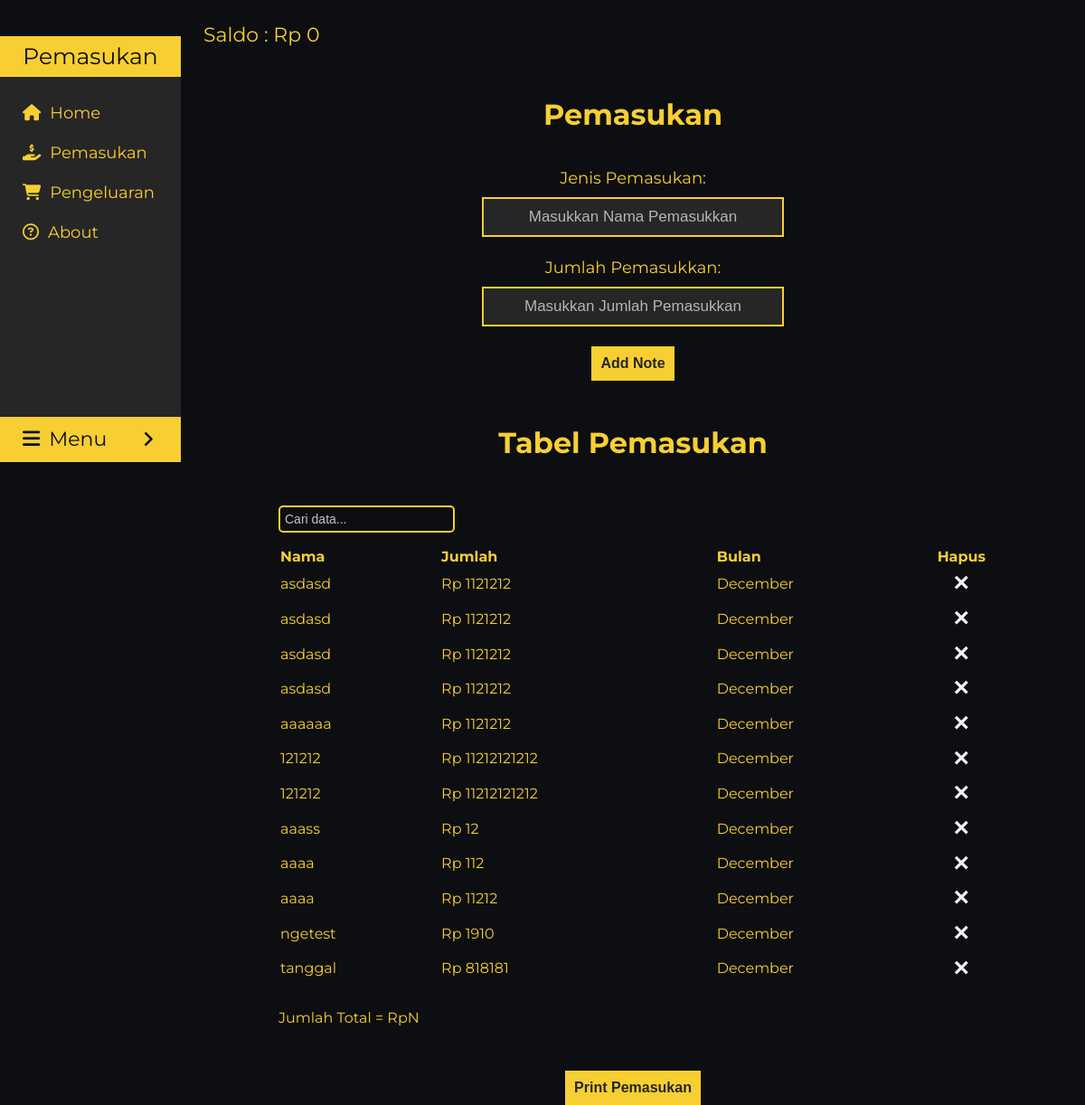
Screenshot of /pemasukan (signed in) with the database file from the repository.
### DUIT/models.py (models this page shows)
class Note(db.Model):
    id = db.Column(db.Integer, primary_key=True)
    data = db.Column(db.String(10000))
    jumlah = db.Column(db.Integer())
    date = db.Column(db.DateTime(timezone=True), default=func.now())
    user_id = db.Column(db.Integer, db.ForeignKey('user.id'))

### DUIT/views.py (the view, shortened to what this page needs)
@views.route('/pemasukan', methods=['GET', 'POST'])
@login_required
def pemasukan_input():
    return render_template("pemasukan.html", user=current_user)

### DUIT/__init__.py (called while the page is built)
def create_app():
    app = Flask(__name__)
    app.config['SECRET_KEY'] = 'LaptopAsus2022'
    app.config['SQLALCHEMY_DATABASE_URI'] = f'sqlite:///{DB_NAME}'
    db.init_app(app)
    from .views import views
    from .auth import auth
    app.register_blueprint(views, url_prefix='/')
    app.register_blueprint(auth, url_prefix='/')
    from .models import User, Note, Note1
    login_manager = LoginManager()
    login_manager.login_view = 'auth.login'
    login_manager.init_app(app)
    @login_manager.user_loader
    def load_user(id):
        return User.query.get(int(id))
    with app.app_context():
        db.create_all()
    return app

### DUIT/templates/pemasukan.html (shortened to what this page needs)
<!DOCTYPE html>
<html lang="en" dir="ltr">
<head>
  <link rel="stylesheet" href="{{ url_for('static', filename='css/style_Main.css') }}">
  <link rel="stylesheet" href="https://cdnjs.cloudflare.com/ajax/libs/font-awesome/5.15.3/css/all.min.css" />
  <link href='https://unpkg.com/boxicons@2.0.7/css/boxicons.min.css' rel='stylesheet'>
</head>
<body>
  <div class="wrapper">
    <div id="page-sidebar">
      <div class="sidebar">
        <header>Pemasukan</header>
        <div class="sidemenu">
          <div class="item"><a href="/"><i class="fas fa-home icon"></i>Home</a></div>
          <div class="item"><a href="/pemasukan"><i class="fa-solid fa-hand-holding-dollar icon"></i>Pemasukan</a></div>
          <div class="item"><a href="/pengeluaran"><i class="fa-solid fa-cart-shopping icon"></i>Pengeluaran</a></div>
          <div class="last-menu item"><a href="/about"><i class="fa-regular fa-circle-question icon"></i>About</a></div>
          <div class="item">
            <a class="sub-btn"><i class="fa-solid fa-bars icon"></i>Menu<i class="fas fa-angle-right dropdown"></i></a>
          </div>
        </div>
      </div>
    </div>
    <div class="home">
      <p id="saldo"></p>
      <div class="inputan">
        <h1>Pemasukan</h1>
        <form method="POST">
          <div class="form-group form-1">
            <label for="note">Jenis Pemasukan:</label>
          </div>
          <div class="kolom_input">
            <input type="note" class="form-control" id="note" placeholder="Masukkan Nama Pemasukkan" name="note">
          </div>
          <div class="form-group form-1">
            <label for="jumlah">Jumlah Pemasukkan:</label>
          </div>
          <div class="kolom_input">
            <input type="jumlah" class="form-control" id="jumlah" placeholder="Masukkan Jumlah Pemasukkan"
              name="jumlah">
          </div>
          <br />
          <div class="tombol-add">
            <button type="submit" class="btn btn-primary">Add Note</button>
          </div>
        </form>
      </div>
      <div class="page-table">
        <h1>Tabel Pemasukan</h1>
        <input type="text" id="searchInput" onkeyup="searchTable()" placeholder="Cari data...">
        <ul class="list-group list-group-flush" id="notes">
          <table id="table1" class="data-table">
            <tr>
              <th>Nama</th>
              <th>Jumlah</th>
              <th>Bulan</th>
              <th style="width:5%">Hapus</th>
            </tr>
            {% for note in user.notes %}
            <tr>
              <td>{{ note.data }}</td>
              <td class="rupiah">{{ note.jumlah }}</td>
              <td>{{ note.date.strftime("%B") }}</td>
              <td>
                <button type="button" class="close" onClick="deleteNote({{ note.id }})">
                  <span align="center" aria-hidden="true">&times;</span>
                </button>
              </td>
            </tr>
            {% endfor %}
          </table>
          <span id="val1"></span>
        </ul>
      </div>
      <input class="no-print" type="button" value="Print Pemasukan" id="btnPrint" />
    </div>
  </div>
</body>
</html>

### DUIT/static/css/style_Main.css (style rules this page uses)
* { padding: 0; margin: 0; list-style: none; text-decoration: none; }
:root { --bg-utama: #0c0e12; --bg-kedua: #262626; --kuning: #f8cf32; --font-kuning: #f8cf32; --font-putih: #f2f2f2; }
body { background:var(--bg-utama) }
.home { text-align: justify; margin-left: 210px; margin-right: 10px; }
.wrapper { font-family: 'Montserrat', sans-serif; float: left; width: 100%; position: relative; }
#page-sidebar { height: 100px; height: 10em; height: 99vh; width: 200px; float: left; position: relative; margin-right: -100%; z-index: 160; min-height: 100px; transition: .9s; }
.sidebar { background-color: var(--bg-kedua); width: 200px; left: 0; top: 0; list-style: none; list-style-position: initial; list-style-image: initial; list-style-type: none; margin-top: 40px; min-height: 100px; border-radius: 0px 0px 0px 0px; overflow-y: auto; transition: .9s; }
.sidebar header { text-transform: capitalize; font-size: 25px; color: var(--bg-utama); line-height: 25px; text-align: center; user-select: none; padding: 10px 10px 10px 10px; margin-bottom: 20px; background-color: var(--kuning); border-radius: 0px 0px 0px 0px; }
.sidebar .sidemenu .item { position: relative; cursor: pointer; }
.item a { text-decoration: none; line-height: 40px; font-size: 18px; color: var(--font-kuning); padding-left: 25px; transition: .6s; display: block; }
.last-menu { margin-bottom: 180px; }
.icon { margin-right: 10px; margin-bottom: 15px; }
.sidebar .item .sub-btn { user-select: none; text-transform:capitalize; font-size: 22px; color: var(--bg-utama); line-height: 30px; text-align: justify; padding: 10px 0px 0px 25px; background-color: var(--kuning); }
.sidebar .item a .dropdown { font-size: 20px; position: absolute; right: 25px; margin: 5px; transition: 0.5s ease; }
.inputan { width: 100%; }
.inputan h1 { font-weight: bolder; color: var(--font-kuning); text-align: center; margin-top: 10vh; margin-bottom: 5vh; }
.inputan .form-group { font-size: 18px; margin-top: 20px; color: var(--font-kuning); text-align: center; margin-bottom: 10px; }
.kolom_input { text-align: center; }
.kolom_input input { text-align: center; height: 40px; width: 300px; padding: 0 15px; font-size: 17px; margin-bottom: 0.2rem; border: 2px solid var(--kuning); outline: none; background-color: var(--bg-kedua); color: var(--font-kuning); }
.kolom_input input::placeholder { color: var(--font-putih); opacity: 70%; }
.tombol-add button { font-weight: bolder; font-size: 16px; background: var(--kuning); color:var(--bg-kedua); display: block; margin: 0 auto; margin-bottom: 5%; padding: 10px; transition: .5s; border: none; }
.page-table { margin-left: 10%; margin-right: 10%; justify-content: center; align-items: center; color: var(--font-kuning); }
#btnPrint { font-weight: bolder; font-size: 16px; background: var(--kuning); color:var(--bg-kedua); display: block; margin: 0 auto; margin-top: 5%; padding: 10px; transition: .5s; border: none; }
.page-table h1 { text-align: center; margin: 25px 0 50px 0; }
.page-table ul { list-style: none; list-style-position: none; list-style-image: none; list-style-type: none; }
.data-table { margin-bottom: 25px; }
.page-table .close { font-weight: bolder; font-size: 30px; border: none; background: none; color: var(--font-putih); display: block; margin: 0 auto; margin-bottom: 5%; transition: .5s; }
.rupiah::before { content: "Rp "; }
#saldo { font-size: 22px; color: var(--font-kuning); position: relative; top: 25px; margin-left: 15px; }
#searchInput { color: var(--font-kuning); background: none; border-radius: 5px; border: 2px solid var(--kuning); padding: 5px 5px 5px 5px; margin-bottom: 15px; font-size: 14px; font-weight: 200; }
#searchInput::placeholder { color: var(--font-putih); opacity: .8; }

### rows the page displays
Note: data "asdasd", jumlah "1121212", date "December"
Note: data "asdasd", jumlah "1121212", date "December"
Note: data "asdasd", jumlah "1121212", date "December"
Note: data "asdasd", jumlah "1121212", date "December"
Note: data "aaaaaa", jumlah "1121212", date "December"
Note: data "121212", jumlah "11212121212", date "December"
Note: data "121212", jumlah "11212121212", date "December"
Note: data "aaass", jumlah "12", date "December"
Note: data "aaaa", jumlah "112", date "December"
Note: data "aaaa", jumlah "11212", date "December"
Note: data "ngetest", jumlah "1910", date "December"
Note: data "tanggal", jumlah "818181", date "December"
